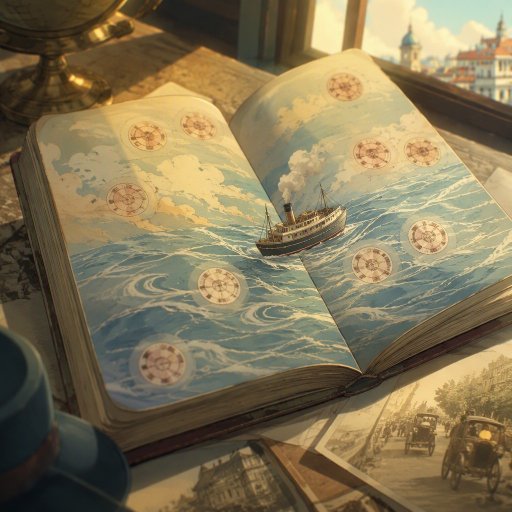
#> input picture engine/workspace/WeiCheng_QianZhongShu/wc-assets/images/e_chuyang.jpg, 1024 x 1024 px (shown at 1/2 size)
$ python -i gen_scene_icons.py   (imports and definitions only)
#> lines starting #> are read from the running program, lines starting #| are printed output that depends on the picture
#!/usr/bin/env python3
# -*- coding: utf-8 -*-
"""
gen_scene_icons.py — 生成各作品「情节列」主题图标 + 裁切 favicon
用法: python tools/gen_scene_icons.py [xdd|bad|murder|weicheng|all]（默认 all）
      python tools/gen_scene_icons.py bad --favicon-only   只重切 favicon，不生图

- prompt 真源：workspace/{作品}/final_game.json 的 assets.sceneIconPrompt + meta.art.icon
- 图标：1:1 / low / 1K / jpg（Lumi 规范），输出 assets.sceneIcon（已存在跳过；重绘先删除）
- favicon：由图标中心裁切（88%）缩至 64×64 PNG，输出 assets.favicon（图标存在时总是重写）
"""
import importlib.util
import sys
from io import BytesIO
from pathlib import Path

from PIL import Image

ROOT = Path(__file__).resolve().parent.parent
LUMI = ROOT / "Lumi" / "Lumi_API_gpt-image2-tencent.py"

sys.path.insert(0, str(ROOT / "tools"))
from art_spec import GAMES, compose, game_root, load_game  # noqa: E402

FAVICON_CROP = 0.88  # 中心裁切比例
FAVICON_SIZE = 64


# [5 lines left out: function _lumi, not called in this run]


def make_favicon(icon_path: Path, out_path: Path) -> None:
#> called with out_path = 'out.png'
    img = Image.open(icon_path).convert("RGB")
#> img is the input picture: PIL image 1024x1024 RGB; mean R, G, B 130.5, 116.7, 85
    w, h = img.size
#> w = 1024; h = 1024
    side = int(min(w, h) * FAVICON_CROP)
#> side = 901
    left = (w - side) // 2
#> left = 61
    top = (h - side) // 2
#> top = 61
    img = img.crop((left, top, left + side, top + side))
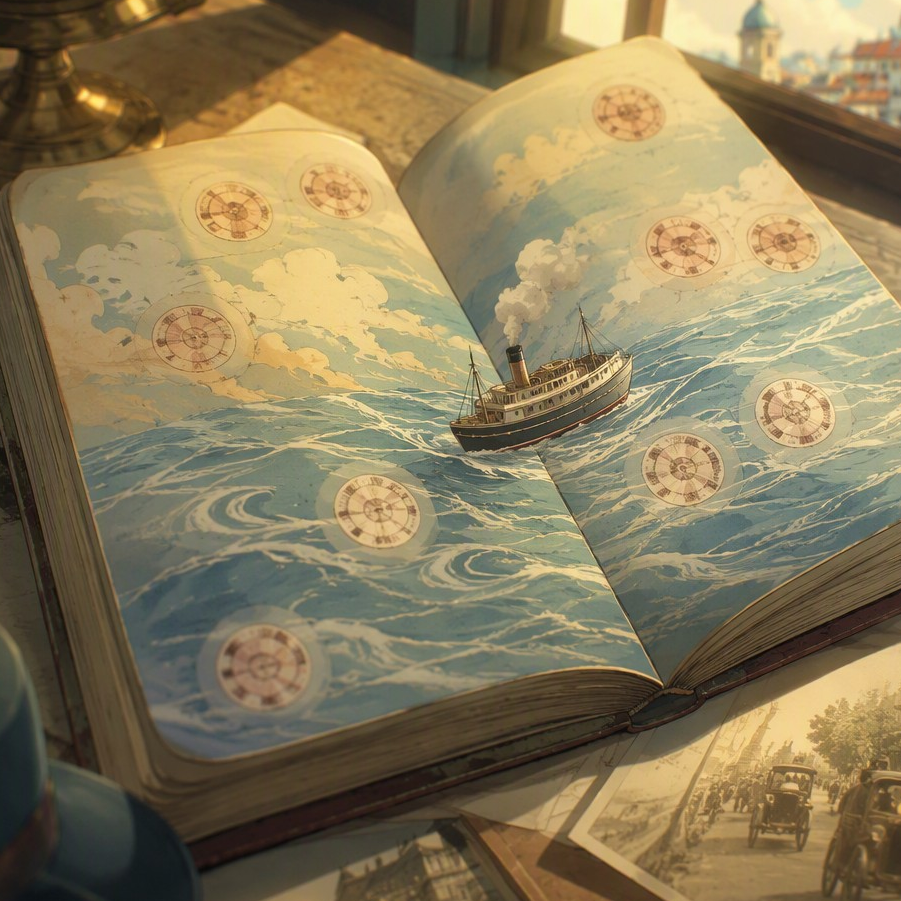
#> img: PIL image 901x901 RGB; mean R, G, B 137.7, 123.4, 89.9
    img = img.resize((FAVICON_SIZE, FAVICON_SIZE), Image.LANCZOS)
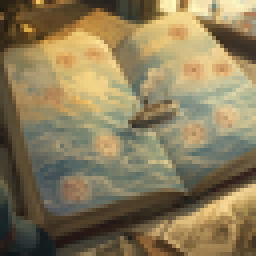
#> img: PIL image 64x64 RGB (shown 4 times larger); mean R, G, B 137.7, 123.4, 89.9
    buf = BytesIO()
    img.save(buf, format="PNG")
#> (the run stopped early here; a loop or call above may not have finished)

$ run again, on engine/workspace/WeiCheng_QianZhongShu/wc-assets/images/e_dianjin.jpg
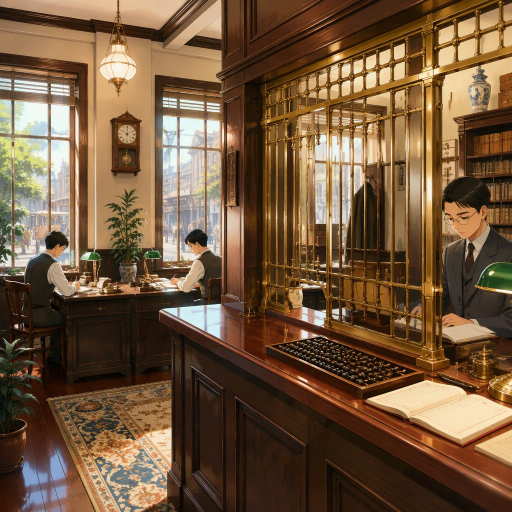
#> input picture engine/workspace/WeiCheng_QianZhongShu/wc-assets/images/e_dianjin.jpg, 1024 x 1024 px (shown at 1/2 size)
#> in make_favicon, img is the input picture: PIL image 1024x1024 RGB; mean R, G, B 114.8, 87.6, 61
#> in make_favicon, `img = img.crop((left, top, left + side, top + side))`:
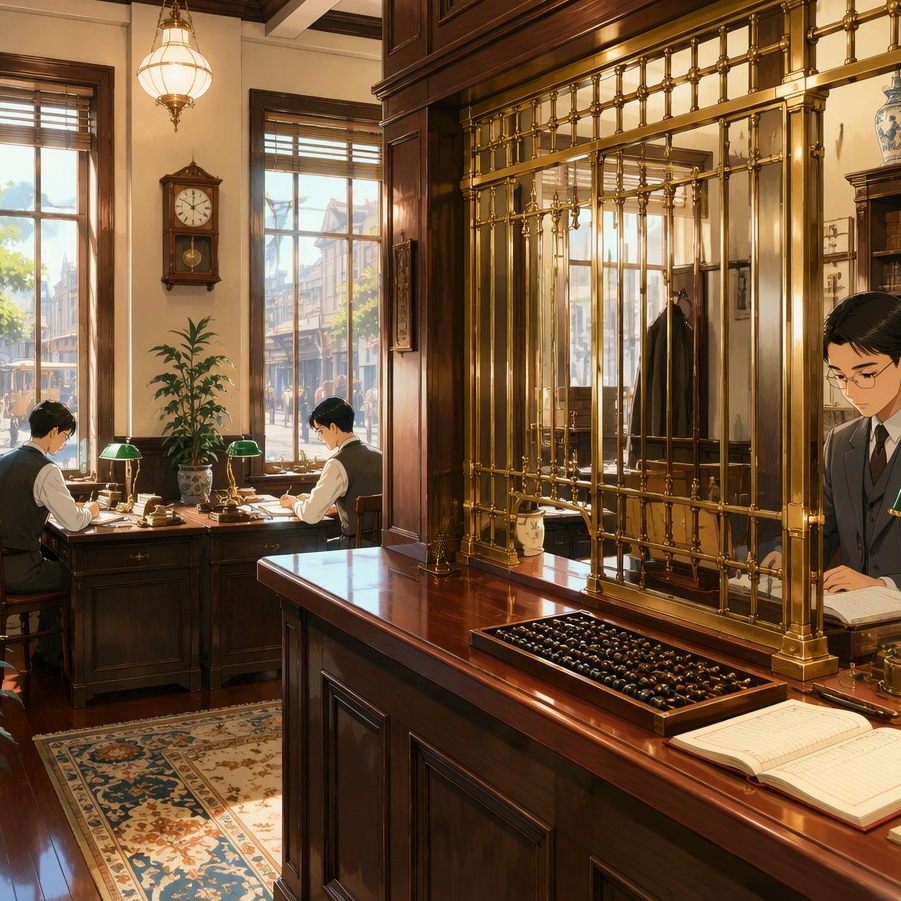
#> img: PIL image 901x901 RGB; mean R, G, B 117.3, 89.2, 62.1
#> in make_favicon, `img = img.resize((FAVICON_SIZE, FAVICON_SIZE), Image.LANCZOS)`:
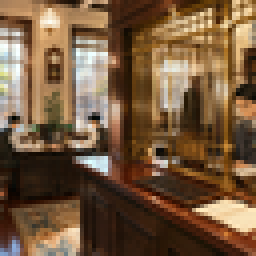
#> img: PIL image 64x64 RGB (shown 4 times larger); mean R, G, B 117.3, 89.2, 62.1

$ run again, on engine/workspace/WeiCheng_QianZhongShu/wc-assets/images/e_gongchan.jpg
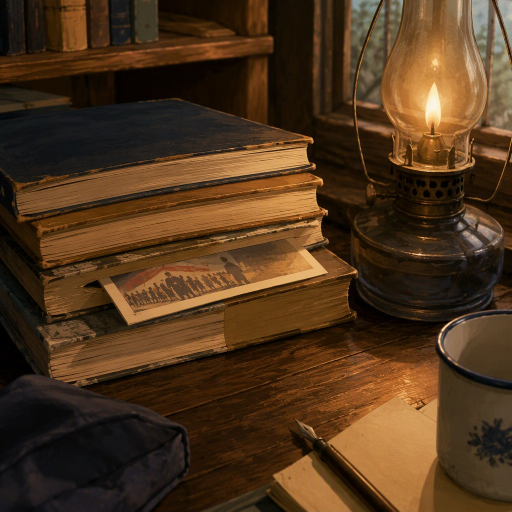
#> input picture engine/workspace/WeiCheng_QianZhongShu/wc-assets/images/e_gongchan.jpg, 1024 x 1024 px (shown at 1/2 size)
#> in make_favicon, img is the input picture: PIL image 1024x1024 RGB; mean R, G, B 78.8, 52.9, 28.2
#> in make_favicon, `img = img.crop((left, top, left + side, top + side))`:
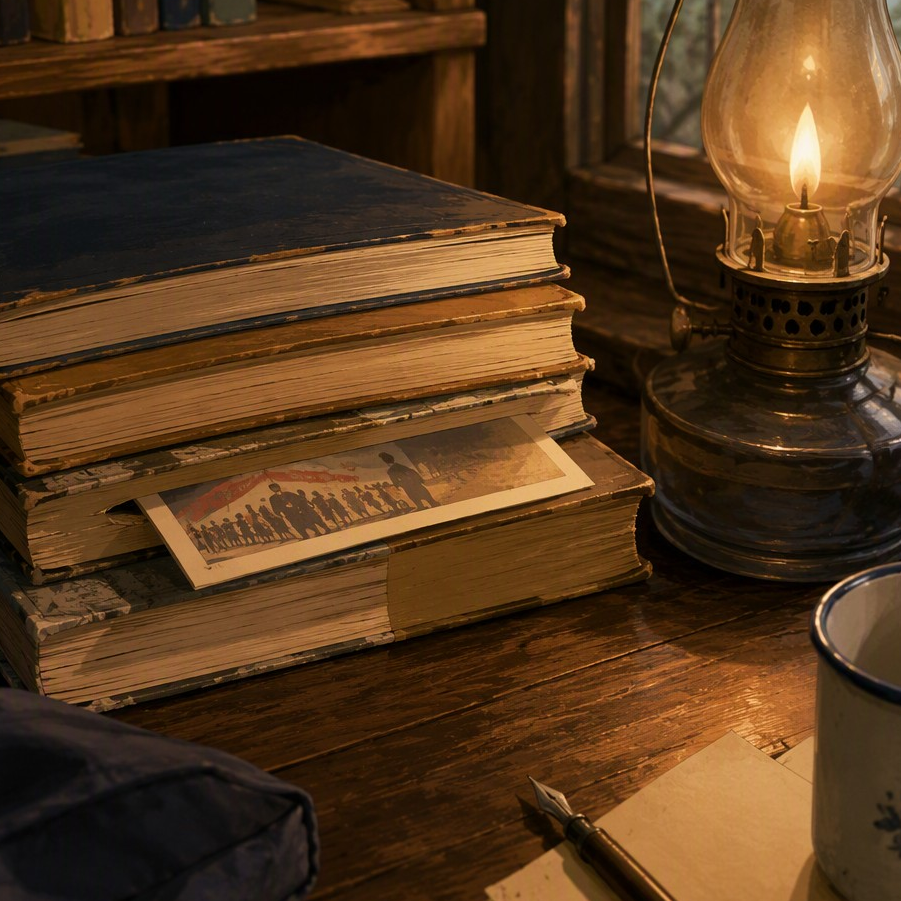
#> img: PIL image 901x901 RGB; mean R, G, B 83.5, 54.8, 27.9
#> in make_favicon, `img = img.resize((FAVICON_SIZE, FAVICON_SIZE), Image.LANCZOS)`:
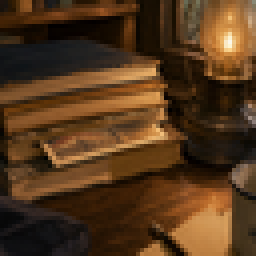
#> img: PIL image 64x64 RGB (shown 4 times larger); mean R, G, B 83.5, 54.8, 27.9

$ run again, on engine/workspace/WeiCheng_QianZhongShu/wc-assets/images/e_hubao.jpg
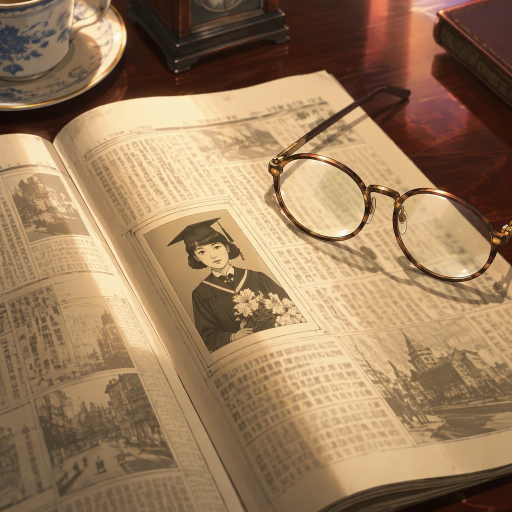
#> input picture engine/workspace/WeiCheng_QianZhongShu/wc-assets/images/e_hubao.jpg, 1024 x 1024 px (shown at 1/2 size)
#> in make_favicon, img is the input picture: PIL image 1024x1024 RGB; mean R, G, B 154.1, 124.1, 91.9
#> in make_favicon, `img = img.crop((left, top, left + side, top + side))`:
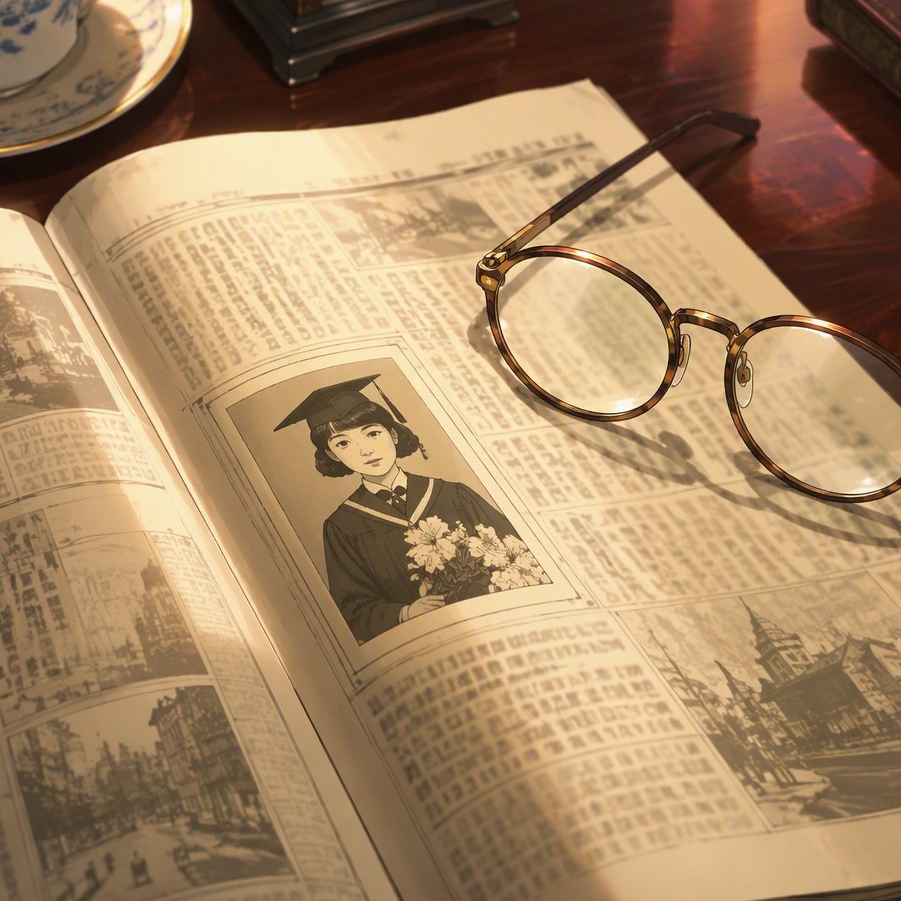
#> img: PIL image 901x901 RGB; mean R, G, B 166.5, 135.4, 100.1
#> in make_favicon, `img = img.resize((FAVICON_SIZE, FAVICON_SIZE), Image.LANCZOS)`:
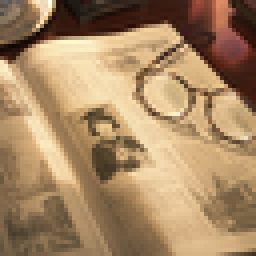
#> img: PIL image 64x64 RGB (shown 4 times larger); mean R, G, B 166.5, 135.4, 100.2
